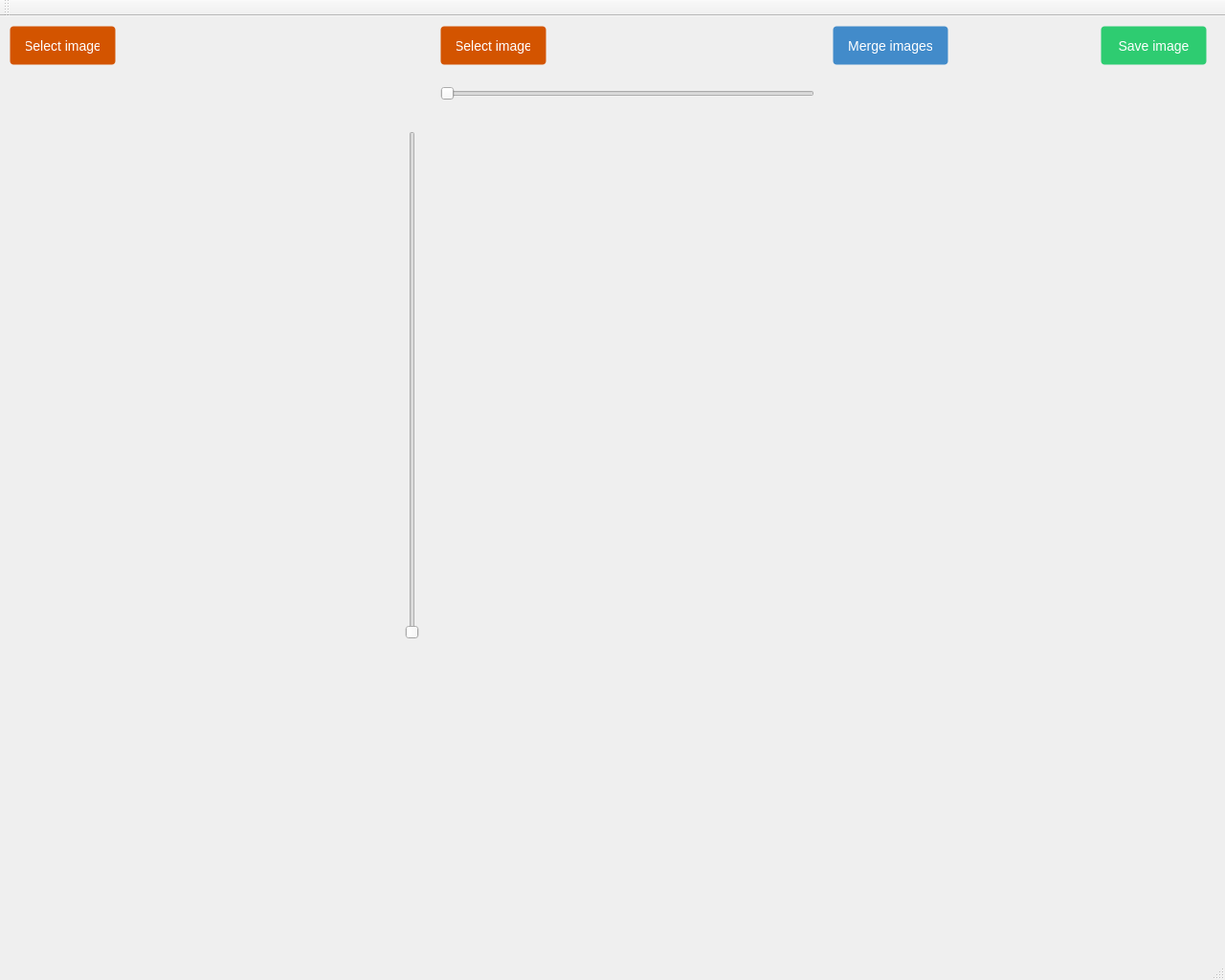
<?xml version="1.0" encoding="UTF-8"?>
<ui version="4.0">
 <class>MainWindow</class>
 <widget class="QMainWindow" name="MainWindow">
  <property name="geometry">
   <rect>
    <x>0</x>
    <y>0</y>
    <width>1280</width>
    <height>1024</height>
   </rect>
  </property>
  <property name="maximumSize">
   <size>
    <width>1280</width>
    <height>1024</height>
   </size>
  </property>
  <property name="windowTitle">
   <string>MainWindow</string>
  </property>
  <widget class="QWidget" name="centralWidget">
   <widget class="QPushButton" name="selectImageBtn">
    <property name="geometry">
     <rect>
      <x>10</x>
      <y>10</y>
      <width>111</width>
      <height>41</height>
     </rect>
    </property>
    <property name="styleSheet">
     <string notr="true">color: #fff;
background-color: #d35400;
border-color: #357ebd;
font-size: 14px;
font-weight: normal;
border-radius: 4px;
text-align: center;
vertical-align: middle;
border: 1px solid transparent;
padding: 10px 16px;</string>
    </property>
    <property name="text">
     <string>Select image</string>
    </property>
   </widget>
   <widget class="QLabel" name="firstImage">
    <property name="geometry">
     <rect>
      <x>10</x>
      <y>120</y>
      <width>391</width>
      <height>531</height>
     </rect>
    </property>
    <property name="styleSheet">
     <string notr="true"/>
    </property>
    <property name="text">
     <string/>
    </property>
   </widget>
   <widget class="QLabel" name="secondImage">
    <property name="geometry">
     <rect>
      <x>460</x>
      <y>120</y>
      <width>391</width>
      <height>531</height>
     </rect>
    </property>
    <property name="styleSheet">
     <string notr="true"/>
    </property>
    <property name="text">
     <string/>
    </property>
   </widget>
   <widget class="QLabel" name="mergedImages">
    <property name="geometry">
     <rect>
      <x>870</x>
      <y>120</y>
      <width>391</width>
      <height>531</height>
     </rect>
    </property>
    <property name="styleSheet">
     <string notr="true"/>
    </property>
    <property name="text">
     <string/>
    </property>
   </widget>
   <widget class="QPushButton" name="selectImageBtn2">
    <property name="geometry">
     <rect>
      <x>460</x>
      <y>10</y>
      <width>111</width>
      <height>41</height>
     </rect>
    </property>
    <property name="styleSheet">
     <string notr="true">color: #fff;
background-color: #d35400;
border-color: #357ebd;
font-size: 14px;
font-weight: normal;
border-radius: 4px;
text-align: center;
vertical-align: middle;
border: 1px solid transparent;
padding: 10px 16px;</string>
    </property>
    <property name="text">
     <string>Select image</string>
    </property>
   </widget>
   <widget class="QSlider" name="horizontalSlider">
    <property name="geometry">
     <rect>
      <x>460</x>
      <y>70</y>
      <width>391</width>
      <height>22</height>
     </rect>
    </property>
    <property name="maximum">
     <number>1000</number>
    </property>
    <property name="orientation">
     <enum>Qt::Horizontal</enum>
    </property>
   </widget>
   <widget class="QSlider" name="verticalSlider">
    <property name="geometry">
     <rect>
      <x>420</x>
      <y>120</y>
      <width>22</width>
      <height>531</height>
     </rect>
    </property>
    <property name="maximum">
     <number>1000</number>
    </property>
    <property name="orientation">
     <enum>Qt::Vertical</enum>
    </property>
   </widget>
   <widget class="QPushButton" name="mergeImagesBtn">
    <property name="geometry">
     <rect>
      <x>870</x>
      <y>10</y>
      <width>121</width>
      <height>41</height>
     </rect>
    </property>
    <property name="styleSheet">
     <string notr="true">:enabled {
color: #fff;
background-color: #428bca;
border-color: #357ebd;
font-size: 14px;
font-weight: normal;
border-radius: 4px;
text-align: center;
vertical-align: middle;
border: 1px solid transparent;
padding: 10px 16px;
}

:disabled {
color: #fff;
background-color: #dddddd;
border-color: #357ebd;
font-size: 14px;
font-weight: normal;
border-radius: 4px;
text-align: center;
vertical-align: middle;
border: 1px solid transparent;
padding: 10px 16px;
}</string>
    </property>
    <property name="text">
     <string>Merge images</string>
    </property>
   </widget>
   <widget class="QPushButton" name="saveImageBtn">
    <property name="geometry">
     <rect>
      <x>1150</x>
      <y>10</y>
      <width>111</width>
      <height>41</height>
     </rect>
    </property>
    <property name="styleSheet">
     <string notr="true">:enabled {
color: #fff;
background-color: #2ecc71;
border-color: #357ebd;
font-size: 14px;
font-weight: normal;
border-radius: 4px;
text-align: center;
vertical-align: middle;
border: 1px solid transparent;
padding: 10px 16px;
}
:disabled {
color: #fff;
background-color: #dddddd;
border-color: #357ebd;
font-size: 14px;
font-weight: normal;
border-radius: 4px;
text-align: center;
vertical-align: middle;
border: 1px solid transparent;
padding: 10px 16px;
}</string>
    </property>
    <property name="text">
     <string>Save image</string>
    </property>
   </widget>
   <widget class="QLabel" name="label_4">
    <property name="geometry">
     <rect>
      <x>410</x>
      <y>660</y>
      <width>41</width>
      <height>21</height>
     </rect>
    </property>
    <property name="styleSheet">
     <string notr="true">font: 14pt &quot;Consolas&quot;;</string>
    </property>
    <property name="text">
     <string/>
    </property>
   </widget>
   <widget class="QLabel" name="label_5">
    <property name="geometry">
     <rect>
      <x>470</x>
      <y>100</y>
      <width>41</width>
      <height>16</height>
     </rect>
    </property>
    <property name="styleSheet">
     <string notr="true">font: 14pt &quot;Consolas&quot;;</string>
    </property>
    <property name="text">
     <string/>
    </property>
   </widget>
  </widget>
  <widget class="QMenuBar" name="menuBar">
   <property name="geometry">
    <rect>
     <x>0</x>
     <y>0</y>
     <width>1280</width>
     <height>21</height>
    </rect>
   </property>
  </widget>
  <widget class="QToolBar" name="mainToolBar">
   <attribute name="toolBarArea">
    <enum>TopToolBarArea</enum>
   </attribute>
   <attribute name="toolBarBreak">
    <bool>false</bool>
   </attribute>
  </widget>
  <widget class="QStatusBar" name="statusBar"/>
 </widget>
 <layoutdefault spacing="6" margin="11"/>
 <resources/>
 <connections>
  <connection>
   <sender>verticalSlider</sender>
   <signal>valueChanged(int)</signal>
   <receiver>label_4</receiver>
   <slot>setNum(int)</slot>
   <hints>
    <hint type="sourcelabel">
     <x>375</x>
     <y>563</y>
    </hint>
    <hint type="destinationlabel">
     <x>411</x>
     <y>572</y>
    </hint>
   </hints>
  </connection>
  <connection>
   <sender>horizontalSlider</sender>
   <signal>valueChanged(int)</signal>
   <receiver>label_5</receiver>
   <slot>setNum(int)</slot>
   <hints>
    <hint type="sourcelabel">
     <x>449</x>
     <y>109</y>
    </hint>
    <hint type="destinationlabel">
     <x>430</x>
     <y>133</y>
    </hint>
   </hints>
  </connection>
 </connections>
</ui>
